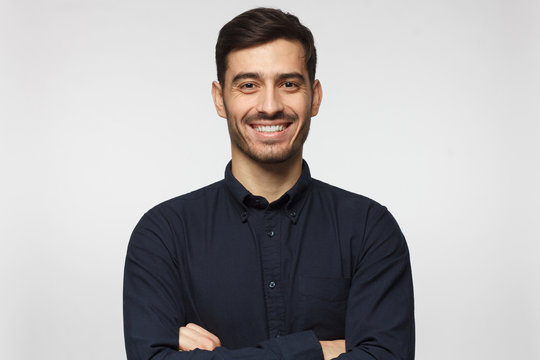
#> input picture Images/photo1.jpeg, 540 x 360 px
$ python Selected_effect.py
#> lines starting #> are read from the running program, lines starting #| are printed output that depends on the picture; after the words box and inside, x2 and y2 are one past the last pixel; in counts of white or black regions, pixels touching at a corner belong together
import cv2
import numpy as np
from skimage import io, color, img_as_ubyte, util
from skimage.restoration import denoise_bilateral
from skimage.color import rgb2hsv, hsv2rgb

# open an image using opencv
imgOriginal = cv2.imread("./Images/photo1.jpeg")
#> imgOriginal is the input picture: shape (360, 540, 3); mean B, G, R 173.6, 172.8, 175.2
cv2.imshow("imgOriginal",imgOriginal)
cv2.waitKey(0)
img = cv2.resize(imgOriginal, (400, 400))
img2 = cv2.resize(imgOriginal, (400, 400))

# get image height and width
height, width, channels = img.shape
#> height = 400; width = 400; channels = 3

# gray image
img_gray = cv2.cvtColor(img, cv2.COLOR_RGB2GRAY)
# cv2.imwrite('./Images/Output/photo_gray.jpg', img_gray)
cv2.imshow("img_gray",img_gray)
cv2.waitKey(0)

# blur image
img_blur = cv2.GaussianBlur(img_gray, (21, 21), 0, 0)
# cv2.imwrite('./Images/Output/photo_blur.jpg', img_blur)
cv2.imshow("img_blur",img_blur)
cv2.waitKey(0)

# convert into sktch
img_blend = cv2.divide(img_gray, img_blur, scale=256)
# cv2.imwrite('./Images/Output/photo_blend.jpg', img_blend)
cv2.imshow("img_blend",img_blend)
cv2.waitKey(0)


# convert border into white and remaining part of image is black
edges_image = cv2.Canny(img, 100, 200)
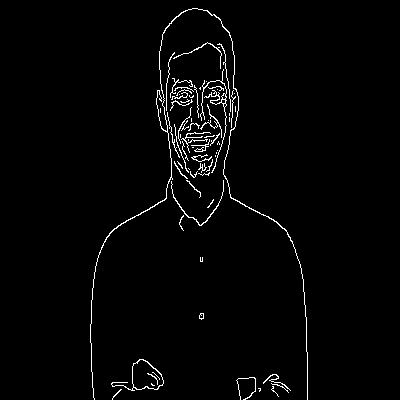
#> edges_image: shape (400, 400); 2% white in thin lines or dots, all inside (x1, y1, x2, y2) = (90, 8, 308, 400)
# cv2.imwrite('./Images/Output/photo_edge.jpg', edges_image)
cv2.imshow("edges_image", edges_image)
cv2.waitKey(0)

# edge image
grey= cv2.cvtColor(img, cv2.COLOR_BGR2GRAY)
grey = cv2.medianBlur(grey, 5)
edges= cv2.adaptiveThreshold (grey, 255, cv2.ADAPTIVE_THRESH_MEAN_C,cv2.THRESH_BINARY, 9, 2)
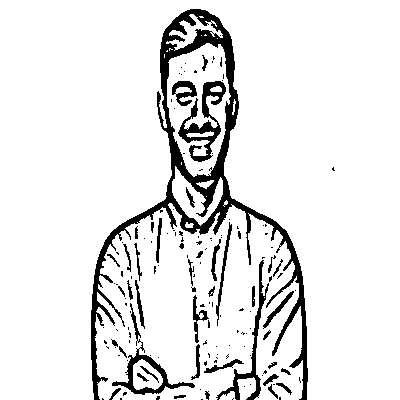
#> edges: shape (400, 400); 90.3% white; 149 black regions (106 under 20 px), largest, box (x1, y1, x2, y2) and area: (91, 9, 308, 400) 9012, (178, 81, 226, 162) 1263, (112, 303, 195, 395) 934
# cv2.imwrite('./Images/Output/photo_edges.jpg', edges)
cv2.imshow("edges", edges)
cv2.waitKey(0)

# color_edge image
colors = cv2.bilateralFilter(img, 9, 250, 250)
color_edge = cv2.bitwise_and (colors, colors, mask = edges)
# cv2.imwrite('./Images/Output/photo_color_edge.jpg', color_edge)
cv2.imshow('color_edge', color_edge)
cv2.waitKey(0)

# shepia image
sepia_filter = np.array([[0.393, 0.769, 0.189],
                             [0.349, 0.686, 0.168],
                             [0.272, 0.534, 0.131]])

sepia_image = cv2.transform(img, sepia_filter)
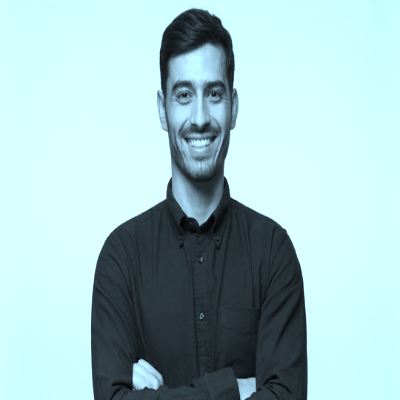
#> sepia_image: shape (400, 400, 3); mean B, G, R 198.2, 195.4, 162.5
# cv2.imwrite('./Images/Output/photo_sepia.jpg', sepia_image)
cv2.imshow('sepia_image', sepia_image)
cv2.waitKey(0)

# embossed_image
emboss_kernel = np.array([[-2, -1, 0],
                            [-1,  1, 1],
                            [ 0,  1, 2]])
embossed_image = cv2.filter2D(img, -1, emboss_kernel)
# cv2.imwrite('./Images/Output/photo_embossed.jpg', embossed_image)
cv2.imshow('embossed_image', embossed_image)
cv2.waitKey(0)

# infrared_image
infrared_image = cv2.applyColorMap(grey, cv2.COLORMAP_HOT)
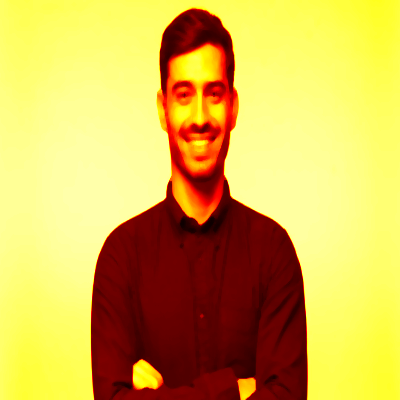
#> infrared_image: shape (400, 400, 3); mean B, G, R 81.2, 180.1, 213.4
# cv2.imwrite('./Images/Output/photo_infrared.jpg', infrared_image)
cv2.imshow('infrared_image', infrared_image)
cv2.waitKey(0)

# pixelated_image
temp_image = cv2.resize(img, (50, 50), interpolation=cv2.INTER_LINEAR)
pixelated_image = cv2.resize(temp_image, (width, height), interpolation=cv2.INTER_NEAREST)
# cv2.imwrite('./Images/Output/photo_pixelated.jpg', pixelated_image)
cv2.imshow('pixelated_image', pixelated_image)
cv2.waitKey(0)

#tilt_shift_effect
def tilt_shift_effect(image_path):
    image = image_path

    # Apply Gaussian blur to the image
    blurred = cv2.GaussianBlur(image, (0, 0), sigmaX=10)

    # Create a mask for the transition between sharp and blurred regions
    mask = np.zeros_like(image)
    mask[200:400, :] = 1

    # Combine the sharp and blurred images using the mask
    result = image * mask + blurred * (1 - mask)
    cv2.imshow("result",result)
    cv2.waitKey(0)
    # return result
tilt_shift_effect(img)

def cartoonize_skimage(image_path):
    image = image_path
    gray_image = color.rgb2gray(image)
    smoothed_image = denoise_bilateral(gray_image, sigma_color=0.05, sigma_spatial=15)
    num_bins = 8
    quantized_image = np.floor(smoothed_image * num_bins) / num_bins
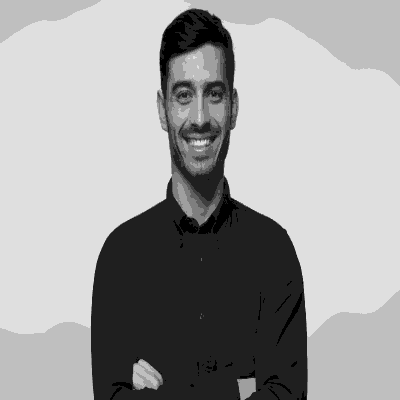
#> quantized_image: shape (400, 400) float64; min 0, max 0.875, mean 0.633
    cartoon_image = np.stack([quantized_image] * 3, axis=-1)
    cartoon_image = img_as_ubyte(cartoon_image)
    cv2.imshow("cartoon_image",cartoon_image)
    cv2.waitKey(0)
    # return cartoon_image

cartoonize_skimage(img)

def vignette_effect(image_path, strength=0.5):
    # Load the image
#> called with strength = 0.5
    image = image_path
    gray_image = color.rgb2gray(image)
    rows, cols = gray_image.shape
#> rows = 400; cols = 400
    x, y = np.meshgrid(np.arange(cols), np.arange(rows))
    center_x, center_y = cols / 2, rows / 2
#> center_x = 200; center_y = 200
    distance = np.sqrt((x - center_x) ** 2 + (y - center_y) ** 2)
    max_distance = np.sqrt(center_x ** 2 + center_y ** 2)
#> max_distance = 282.8
    vignette_mask = 1 - (distance / max_distance)
    vignette_result = gray_image * vignette_mask * strength
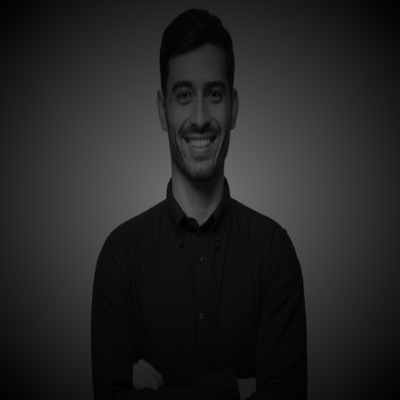
#> vignette_result: shape (400, 400) float64; min 0, max 0.43, mean 0.144
    vignette_result = img_as_ubyte(vignette_result)
    cv2.imshow("vignette_result",vignette_result)
    cv2.waitKey(0)
    # return vignette_result
vignette_effect(img2)

def warhol_effect(image_path):
    # Load the image
    image = image_path

    # Convert the image to HSV color space
    hsv_image = rgb2hsv(image)
#> hsv_image: shape (400, 400, 3) float64; mean of channels 0, 1, 2 0.125, 0.0991, 0.699

    # Modify the hue channel to create a Warhol-like effect
    num_repeats = 4
    hsv_image[:, :, 0] = np.tile(np.linspace(0, 1, num_repeats), (image.shape[0], image.shape[1] // num_repeats))
#> hsv_image: shape (400, 400, 3) float64; mean of channels 0, 1, 2 0.5, 0.0991, 0.699

    # Convert back to RGB color space
    warholized_image = hsv2rgb(hsv_image)
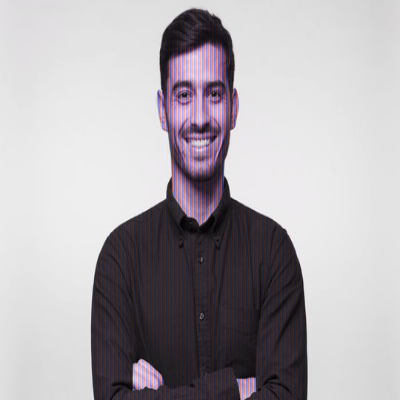
#> warholized_image: shape (400, 400, 3) float64; mean R, G, B 0.684, 0.676, 0.676

    # Convert to 8-bit format for display
    warholized_image = img_as_ubyte(warholized_image)
    cv2.imshow("warholized_image",warholized_image)
    cv2.waitKey(0)

    # return warholized_image
warhol_effect(img)

$ run again, with Images/Photo2.webp saved as Images/photo1.jpeg
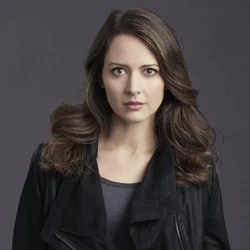
#> input picture Images/Photo2.webp, 250 x 250 px
#> imgOriginal is the input picture: shape (250, 250, 3); mean B, G, R 64.5, 64, 69.8
#> `edges_image = cv2.Canny(img, 100, 200)`:
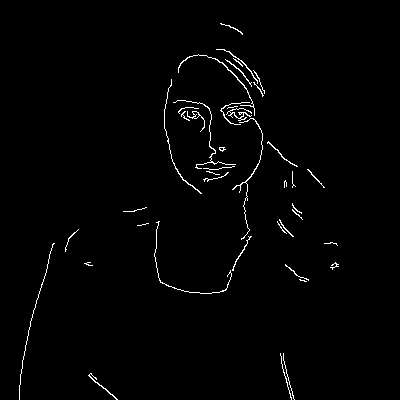
#> edges_image: shape (400, 400); 1.4% white in thin lines or dots, all inside (x1, y1, x2, y2) = (19, 23, 339, 400)
#> edges: shape (400, 400); 82.5% white; 314 black regions (212 under 20 px), largest, box (x1, y1, x2, y2) and area: (83, 16, 333, 400) 10977, (317, 197, 369, 400) 1961, (19, 228, 79, 400) 1113
#> in warhol_effect, `warholized_image = hsv2rgb(hsv_image)`:
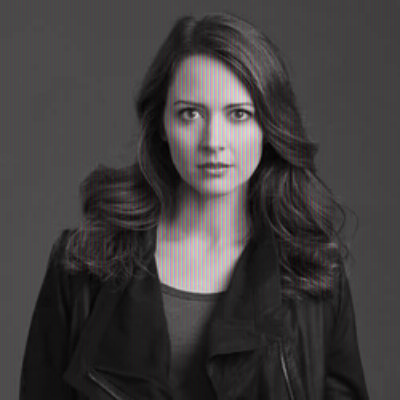
#> warholized_image: shape (400, 400, 3) float64; mean R, G, B 0.26, 0.249, 0.249
